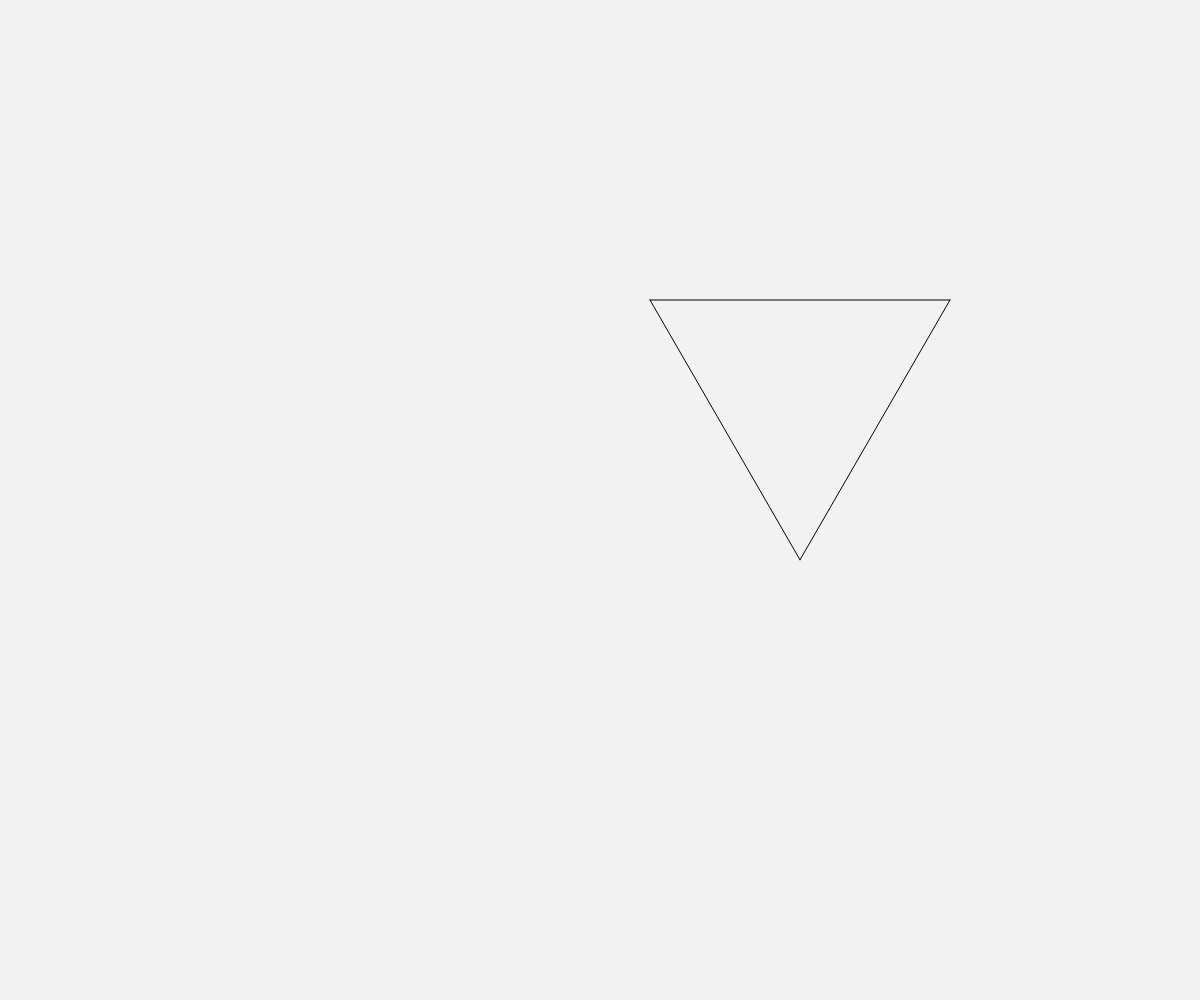
Frame 1 (no input)
Frame 60 (no input): identical to frame 1, image omitted
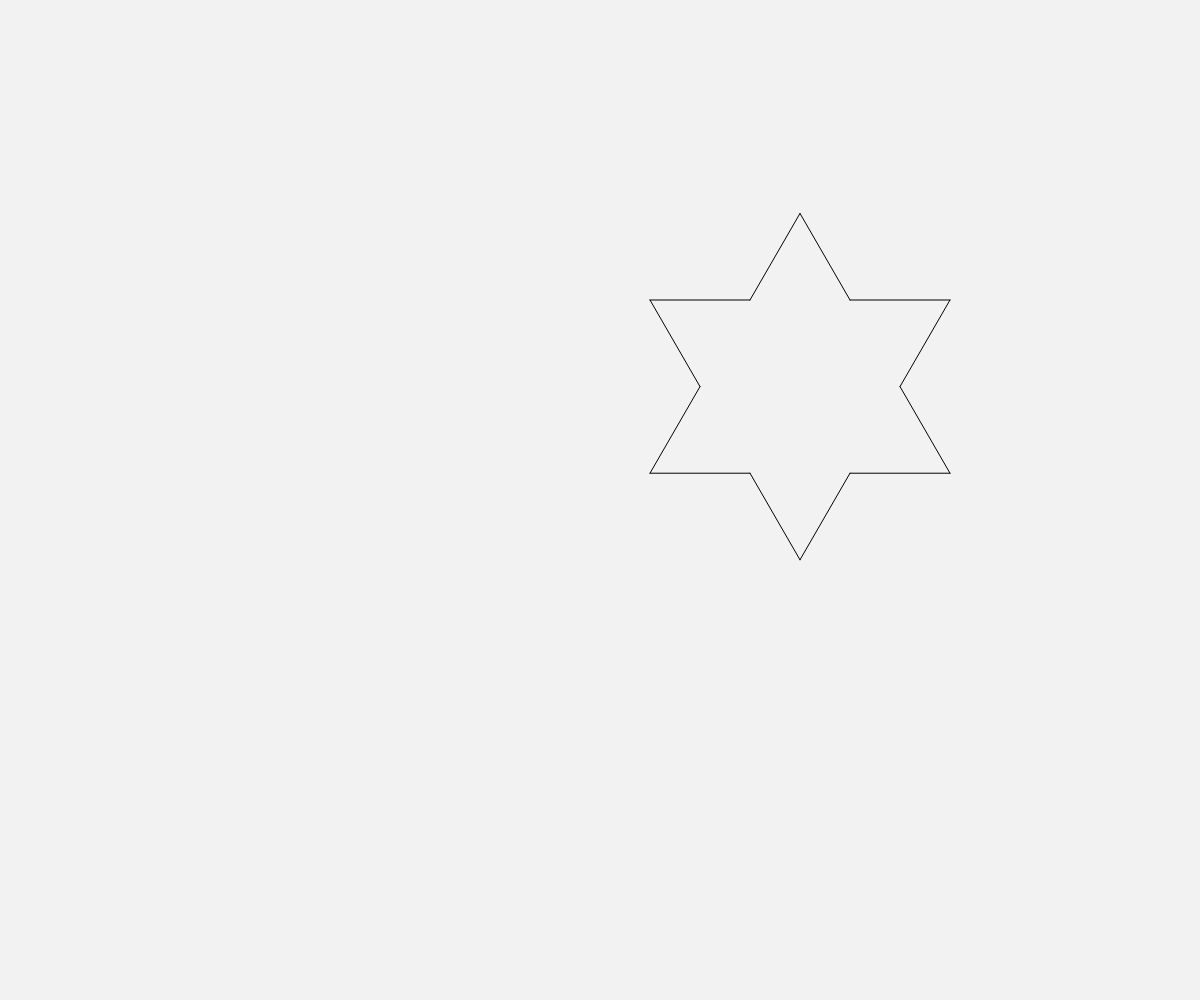
Frame 120 (the mouse pressed at the canvas centre since frame 60)

The p5.js sketch that drew these frames (run headless with seeded random() and noise() and a simulated clock; from frame 60 on, the mouse is pressed at the canvas centre):

// p5.js sketch
// ── sketch.js
// Coding Challenge 129: Koch Snowflake
// Daniel Shiffman
// https://thecodingtrain.com/CodingChallenges/129-koch-snowflake.html
// https://youtu.be/X8bXDKqMsXE

let segments = [];

function addAll(arr, list) {
  for (let s of arr) {
    list.push(s);
  }
}

function setup() {
  segments = [];
  var xoffset = 500; 
  var yoffset = 200;
  createCanvas(windowWidth, windowHeight);
  let a = createVector(xoffset + 150, yoffset+0);
  let b = createVector(xoffset + 450, yoffset+0);
  let s1 = new Segment(a, b);

  let len = p5.Vector.dist(a, b);
  let h = len * sqrt(3) / 2;
  let c = createVector(xoffset + 300, yoffset+h);
  
  let s2 = new Segment(b, c);
  let s3 = new Segment(c, a);
  segments.push(s1);
  segments.push(s2);
  segments.push(s3);

  //println(children);
}

function keyTyped() {
  setup();
}

function mousePressed() {
  let nextGeneration = [];

  for (let s of segments) {
    let children = s.generate();
    addAll(children, nextGeneration);
  }
  segments = nextGeneration;
}


function draw() {
  background("#f2f2f2");
  translate(0, 100);

  // stroke(255, 0, 0);
  for (let s of segments) {
    s.show();
  }
}


// Coding Challenge 129: Koch Snowflake
// Daniel Shiffman
// https://thecodingtrain.com/CodingChallenges/129-koch-snowflake.html
// https://youtu.be/X8bXDKqMsXE

class Segment {
  
  constructor(a, b) {
    this.a = a.copy();
    this.b = b.copy();
  }
  
 generate() {
    let children = [];
    
    let v = p5.Vector.sub(this.b, this.a);
    v.div(3);
    
    // Segment 0
    let b1 = p5.Vector.add(this.a, v);
    children[0] = new Segment(this.a, b1);
    
    // Segment 3
    let a1 = p5.Vector.sub(this.b, v);
    children[3] = new Segment(a1, this.b);
    
    v.rotate(-PI/3);
    let c = p5.Vector.add(b1,v);

    // Segment 2
    children[1] = new Segment(b1, c);
    // Segment 3
    children[2] = new Segment(c, a1);
    return children;
  }
  
  show() {
    stroke(0);
    line(this.a.x, this.a.y, this.b.x, this.b.y);
  }
}
